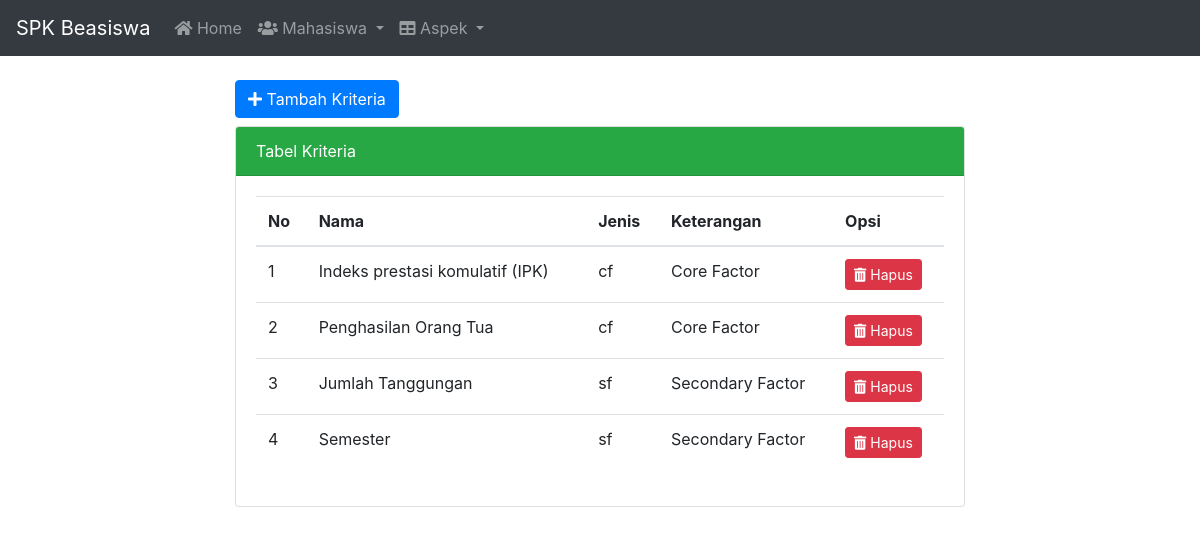
Page /kriteria.php on the committed database.
### tables this page shows
CREATE TABLE `kriteria` (
  `id` int(11) NOT NULL,
  `nama` varchar(64) NOT NULL,
  `jenis` enum('cf','sf') NOT NULL,
  `ket` varchar(64) NOT NULL
);

### functions.php (called while the page is built, shortened)
<?php
$conn = mysqli_connect('localhost', 'root', '', 'db_spk_beasiswa_pma');
function query($query)
{
    global $conn;
    $res = mysqli_query($conn, $query);
    $rows = [];
    while ($row = mysqli_fetch_assoc($res)) {
        $rows[] = $row;
    }
    return $rows;
}

### kriteria.php (the view, shortened to what this page needs)
<?php
require_once('functions.php');
$kriteria = query("SELECT * FROM kriteria");
?>
<!DOCTYPE html>
<html lang="en">
<head>
    <link rel="stylesheet" href="https://cdn.jsdelivr.net/npm/bootstrap@4.5.3/dist/css/bootstrap.min.css">
    <link rel="stylesheet" href="https://cdnjs.cloudflare.com/ajax/libs/font-awesome/5.11.0/css/all.min.css">
    <link rel="stylesheet" href="assets/css/style.css">
</head>
<body>
    <?php
    include_once('template.php');
    ?>
    <div class="container">
        <div class="row mt-4 d-flex justify-content-center">
            <div class="col-md-8">
                <button type="button" class="btn btn-primary mb-2" data-toggle="modal" data-target="#modalKriteria">
                    <i class="fa fa-plus"></i> Tambah Kriteria
                </button>
                <div class="card mb-2">
                    <div class="card-header badge-success">
                        <div class="display-6">Tabel Kriteria</div>
                    </div>
                    <div class="card-body">
                        <table class="table table-hover">
                            <thead>
                                <tr>
                                    <th>No</th>
                                    <th>Nama</th>
                                    <th>Jenis</th>
                                    <th>Keterangan</th>
                                    <th>Opsi</th>
                                </tr>
                            </thead>
                            <tbody>
                                <?php $i = 1; ?>
                                <?php foreach ($kriteria as $k) : ?>
                                    <tr>
                                        <td><?= $i; ?></td>
                                        <td><?= $k['nama']; ?></td>
                                        <td><?= $k['jenis']; ?></td>
                                        <td><?= $k['ket']; ?></td>
                                        <td>
                                            <a onclick="return confirm('Apakah anda yakin ingin menghapus data ini?');" href="kriteria_hapus.php?id=<?= $k['id']; ?>" class="btn btn-sm btn-danger"><i class="fa fa-trash-alt"></i> Hapus</a>
                                        </td>
                                    </tr>
                                    <?php $i++; ?>
                                <?php endforeach; ?>
                            </tbody>
                        </table>
                    </div>
                </div>
</body>
</html>

### rows in the picture
kriteria: nama "Indeks prestasi komulatif (IPK)", jenis "cf", ket "Core Factor"
kriteria: nama "Penghasilan Orang Tua", jenis "cf", ket "Core Factor"
kriteria: nama "Jumlah Tanggungan", jenis "sf", ket "Secondary Factor"
kriteria: nama "Semester", jenis "sf", ket "Secondary Factor"
